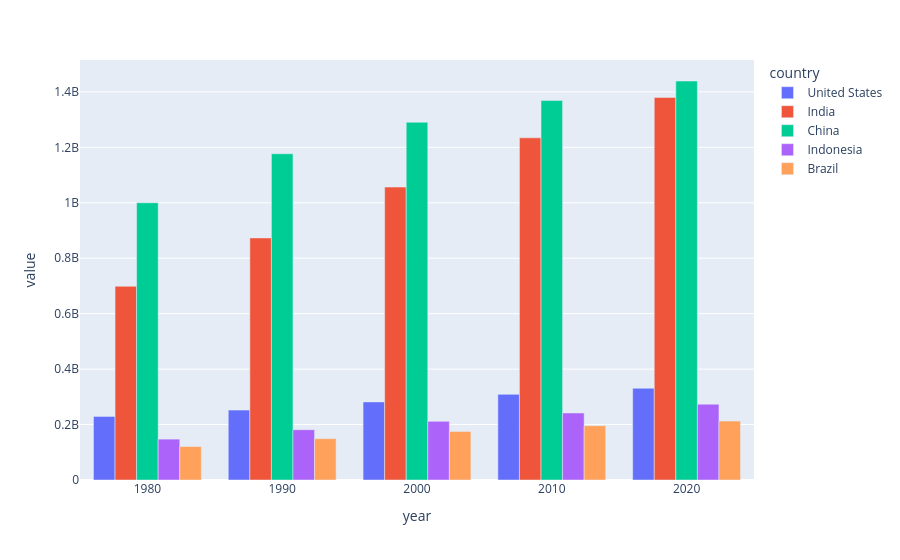

Write notebook code for a chart like this one.
### Code cell
fig = px.bar(df_pivot_sample,barmode='group')

fig.show()

### Figure 1 — Plotly figure (JSON) as saved in the notebook; plotly's stock layout.template omitted (floating-point values rounded to 4 significant figures)
{"data": [{"alignmentgroup": "True", "hovertemplate": "country=United States<br>year=%{x}<br>value=%{y}<extra></extra>", "legendgroup": "United States", "marker": {"color": "#636efa", "pattern": {"shape": ""}}, "name": "United States", "offsetgroup": "United States", "orientation": "v", "showlegend": true, "textposition": "auto", "type": "bar", "x": [1980.0, 1990.0, 2000.0, 2010.0, 2020.0], "xaxis": "x", "y": [229500000.0, 252100000.0, 281700000.0, 309000000.0, 331000000.0], "yaxis": "y"}, {"alignmentgroup": "True", "hovertemplate": "country=India<br>year=%{x}<br>value=%{y}<extra></extra>", "legendgroup": "India", "marker": {"color": "#EF553B", "pattern": {"shape": ""}}, "name": "India", "offsetgroup": "India", "orientation": "v", "showlegend": true, "textposition": "auto", "type": "bar", "x": [1980.0, 1990.0, 2000.0, 2010.0, 2020.0], "xaxis": "x", "y": [699000000.0, 873300000.0, 1057000000.0, 1234000000.0, 1380000000.0], "yaxis": "y"}, {"alignmentgroup": "True", "hovertemplate": "country=China<br>year=%{x}<br>value=%{y}<extra></extra>", "legendgroup": "China", "marker": {"color": "#00cc96", "pattern": {"shape": ""}}, "name": "China", "offsetgroup": "China", "orientation": "v", "showlegend": true, "textposition": "auto", "type": "bar", "x": [1980.0, 1990.0, 2000.0, 2010.0, 2020.0], "xaxis": "x", "y": [1000000000.0, 1177000000.0, 1291000000.0, 1369000000.0, 1439000000.0], "yaxis": "y"}, {"alignmentgroup": "True", "hovertemplate": "country=Indonesia<br>year=%{x}<br>value=%{y}<extra></extra>", "legendgroup": "Indonesia", "marker": {"color": "#ab63fa", "pattern": {"shape": ""}}, "name": "Indonesia", "offsetgroup": "Indonesia", "orientation": "v", "showlegend": true, "textposition": "auto", "type": "bar", "x": [1980.0, 1990.0, 2000.0, 2010.0, 2020.0], "xaxis": "x", "y": [147400000.0, 181400000.0, 211500000.0, 241800000.0, 273500000.0], "yaxis": "y"}, {"alignmentgroup": "True", "hovertemplate": "country=Brazil<br>year=%{x}<br>value=%{y}<extra></extra>", "legendgroup": "Brazil", "marker": {"color": "#FFA15A", "pattern": {"shape": ""}}, "name": "Brazil", "offsetgroup": "Brazil", "orientation": "v", "showlegend": true, "textposition": "auto", "type": "bar", "x": [1980.0, 1990.0, 2000.0, 2010.0, 2020.0], "xaxis": "x", "y": [120700000.0, 149000000.0, 174800000.0, 195700000.0, 212600000.0], "yaxis": "y"}], "layout": {"barmode": "group", "legend": {"title": {"text": "country"}, "tracegroupgap": 0}, "margin": {"t": 60}, "xaxis": {"anchor": "y", "domain": [0, 1], "title": {"text": "year"}}, "yaxis": {"anchor": "x", "domain": [0, 1], "title": {"text": "value"}}}}
